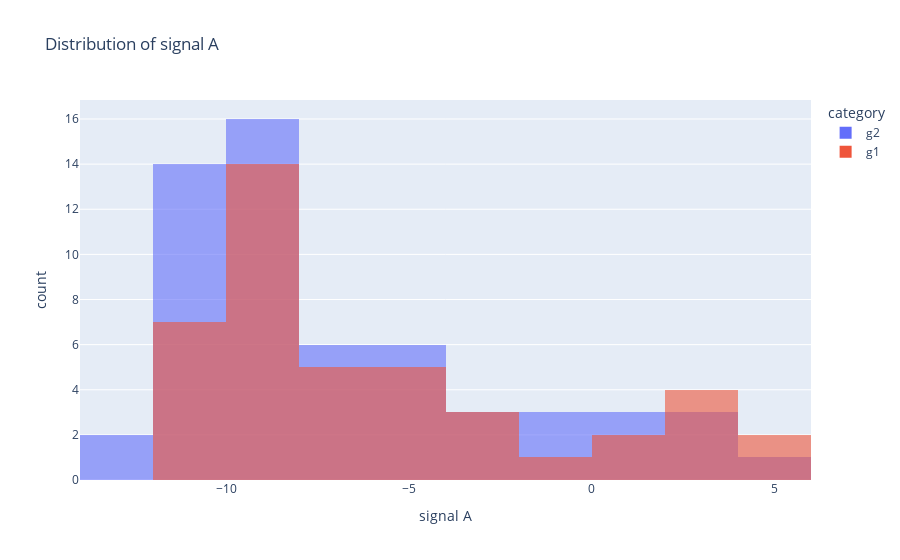

The notebook cell this image was saved under:
### Markdown cell above
## histogram

### Code cell
fig_hist = px.histogram(
    df,
    x='signal A',
    color='category',
    nbins=15,
    opacity=0.6,
    title='Distribution of signal A'
)
fig_hist.update_layout(barmode='overlay')
fig_hist.show()

### Figure 1 — Plotly figure (JSON) as saved in the notebook; plotly's stock layout.template omitted (floating-point values rounded to 4 significant figures)
{"data": [{"bingroup": "x", "hovertemplate": "category=g2<br>signal A=%{x}<br>count=%{y}<extra></extra>", "legendgroup": "g2", "marker": {"color": "#636efa", "opacity": 0.6, "pattern": {"shape": ""}}, "name": "g2", "nbinsx": 15, "orientation": "v", "showlegend": true, "type": "histogram", "x": [0.4967, 0.3584, 2.529, 4.408, 3.938, 3.551, 1.88, -0.4071, -1.106, -3.426, -1.96, -3.543, -3.977, -4.752, -5.353, -5.644, -6.246, -4.394, -4.407, -5.654, -7.614, -8.942, -8.745, -7.951, -10.45, -9.854, -11.27, -10.95, -11.33, -12.01, -10.37, -9.438, -10.28, -10.25, -9.758, -12.25, -10.08, -10.15, -9.146, -9.068, -7.53, -6.002, -8.621, -7.799, -9.907, -10.13, -9.77, -8.81, -9.619, -10.12, -9.205, -8.893, -8.529, -8.857, -10.71, -10.16, -10.38], "xaxis": "x", "yaxis": "y"}, {"bingroup": "x", "hovertemplate": "category=g1<br>signal A=%{x}<br>count=%{y}<extra></extra>", "legendgroup": "g1", "marker": {"color": "#EF553B", "opacity": 0.6, "pattern": {"shape": ""}}, "name": "g1", "nbinsx": 15, "orientation": "v", "showlegend": true, "type": "histogram", "x": [1.006, 2.295, 2.061, 3.64, 4.481, 4.017, 3.793, 0.1552, -1.42, -2.014, -2.186, -2.119, -4.088, -5.128, -5.465, -4.642, -5.863, -8.007, -7.836, -8.252, -9.731, -10.91, -9.511, -11.4, -10.59, -9.279, -9.944, -11.05, -11.43, -8.785, -9.43, -7.566, -7.712, -8.011, -7.92, -8.292, -8.876, -9.406, -8.796, -7.827, -9.249, -10.42, -10.15], "xaxis": "x", "yaxis": "y"}], "layout": {"barmode": "overlay", "legend": {"title": {"text": "category"}, "tracegroupgap": 0}, "title": {"text": "Distribution of signal A"}, "xaxis": {"anchor": "y", "domain": [0, 1], "title": {"text": "signal A"}}, "yaxis": {"anchor": "x", "domain": [0, 1], "title": {"text": "count"}}}}
